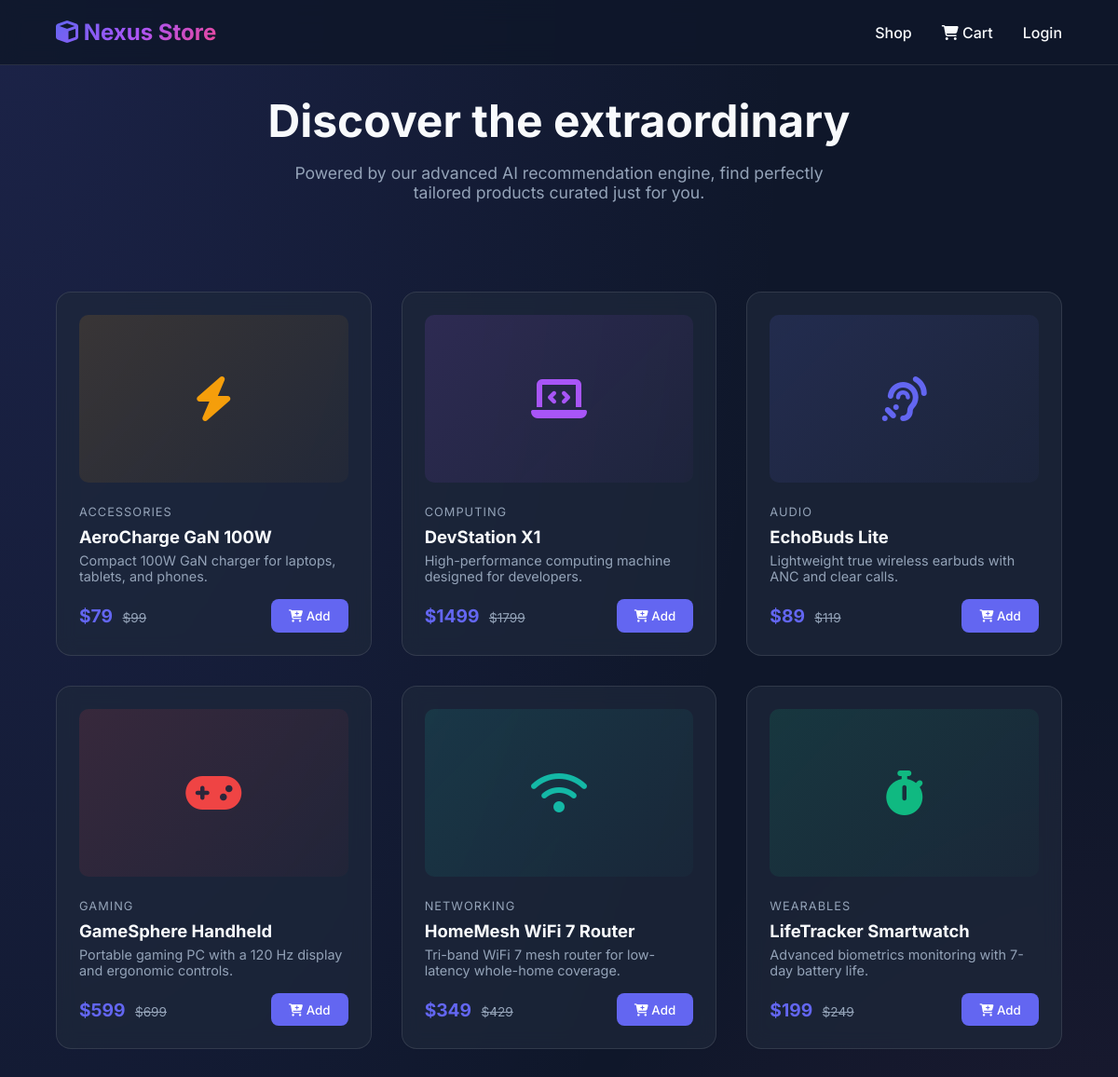
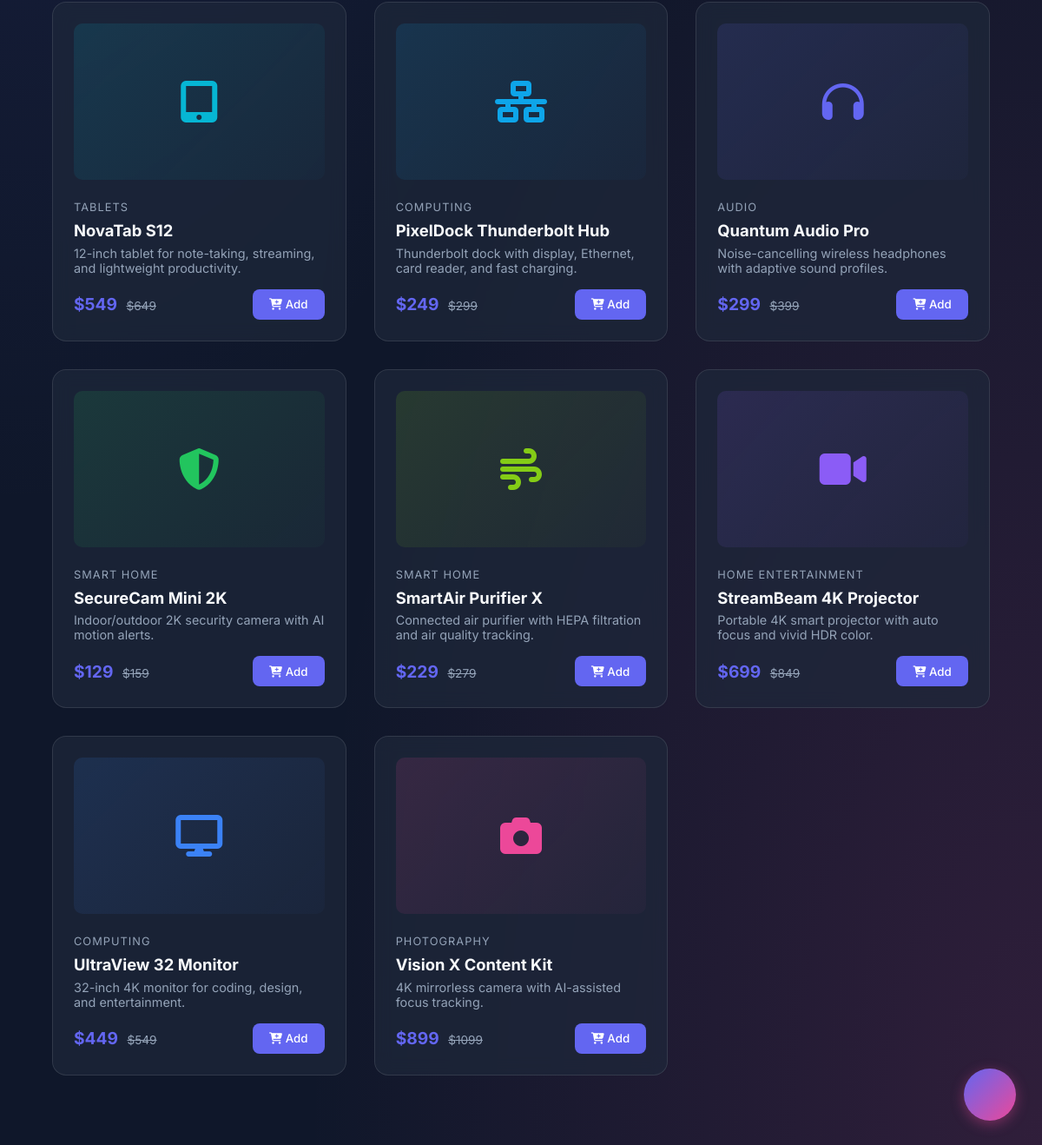
The page / on the database its author committed (2 pictures, top to bottom).
### ecommerce_ai/models.py (models this page shows, shortened)
class Product(models.Model):
    category = models.ForeignKey(Category, on_delete=models.PROTECT, related_name="products")
    name = models.CharField(max_length=180)
    slug = models.SlugField(max_length=200, unique=True)
    price = models.DecimalField(max_digits=10, decimal_places=2)
    original_price = models.DecimalField(max_digits=10, decimal_places=2, null=True, blank=True)
    icon = models.CharField(max_length=80, default="fa-microchip")
    color = models.CharField(max_length=20, default="#6366f1")
    short_desc = models.CharField(max_length=240)
    description = models.TextField()
    features = models.JSONField(default=list, blank=True)
    rating = models.DecimalField(max_digits=3, decimal_places=1, default=Decimal("0.0"))
    reviews = models.PositiveIntegerField(default=0)
    stock = models.PositiveIntegerField(default=0)
    is_active = models.BooleanField(default=True)
    created_at = models.DateTimeField(auto_now_add=True)
    updated_at = models.DateTimeField(auto_now=True)
    class Meta:
        ordering = ["name"]
    def get_absolute_url(self):
        return reverse("product_detail", kwargs={"product_id": self.id})
    @property
    def display_price(self):
        return int(self.price) if self.price == self.price.to_integral() else self.price
    @property
    def display_original_price(self):
        if not self.original_price:
            return None
        return int(self.original_price) if self.original_price == self.original_price.to_integral() else self.original_price
    @property
    def in_stock(self):
        return self.stock > 0

class Category(models.Model):
    name = models.CharField(max_length=120, unique=True)
    slug = models.SlugField(max_length=140, unique=True)
    description = models.TextField(blank=True)
    is_active = models.BooleanField(default=True)
    class Meta:
        ordering = ["name"]
        verbose_name_plural = "categories"

### ecommerce_ai/views.py (the view)
# urls.py: 2. Add a URL to urlpatterns:  path('', views.home, name='home')
@ensure_csrf_cookie
def home(request):
    if settings.USE_MICROSERVICES:
        categories = catalog_service.list_categories()
        products = catalog_service.list_products()
    else:
        categories = Category.objects.filter(is_active=True)
        products = Product.objects.filter(is_active=True).select_related("category")
    cart = get_cart(request)
    return render(
        request,
        "ecommerce_ai/index.html",
        {
            "categories": categories,
            "products": products,
            "cart_count": cart_count(cart),
            **auth_context(request),
        },
    )

### ecommerce_ai/cart_ops.py (called while the page is built)
def get_cart(request):
    return request.session.get("cart", {})

def cart_count(cart):
    return sum(int(quantity) for quantity in cart.values())

### ecommerce_ai/customer_session.py (called while the page is built)
def current_customer(request):
    return request.session.get("customer")

def auth_context(request):
    return {"customer": current_customer(request)}

### ecommerce_ai/templates/ecommerce_ai/index.html (shortened to what this page needs)
<!DOCTYPE html>
<html lang="en">
<head>
    <link rel="stylesheet" href="https://cdnjs.cloudflare.com/ajax/libs/font-awesome/6.4.0/css/all.min.css">
</head>
<body>
<nav>
    <a href="/" class="brand"><i class="fa-solid fa-cube"></i> Nexus Store</a>
    <div class="nav-links">
        <a href="/">Shop</a>
        <a href="/cart/" class="cart-link">
            <i class="fa-solid fa-cart-shopping"></i> Cart
        </a>
        {% if customer %}
            <a href="/account/"><i class="fa-solid fa-user"></i> {{ customer.full_name }}</a>
        {% else %}
            <a href="/login/">Login</a>
        {% endif %}
    </div>
</nav>
<main>
    <section class="hero">
        <h1>Discover the extraordinary</h1>
        <p>Powered by our advanced AI recommendation engine, find perfectly tailored products curated just for you.</p>
    </section>
    <section class="products">
        {% for product in products %}
        <a class="product-card" href="{{ product.get_absolute_url }}" id="product-{{ product.id }}">
            <div class="product-img" style="background:linear-gradient(135deg,{{ product.color }}22,{{ product.color }}08);color:{{ product.color }}">
                <i class="fa-solid {{ product.icon }}"></i>
            </div>
            <div class="product-info">
                <div class="cat">{{ product.category.name }}</div>
                <h3>{{ product.name }}</h3>
                <p>{{ product.short_desc }}</p>
            </div>
            <div class="product-footer">
                <div class="price-block">
                    <span class="price">${{ product.display_price }}</span>
                    {% if product.display_original_price %}<span class="orig">${{ product.display_original_price }}</span>{% endif %}
                </div>
                <button type="button" class="btn-add" {% if not product.in_stock %}disabled{% endif %} onclick="event.preventDefault(); addToCart({{ product.id }})">
                    <i class="fa-solid fa-cart-plus"></i> Add
                </button>
            </div>
        </a>
        {% endfor %}
    </section>
</main>
<button type="button" class="chat-toggle" id="chatOpenBtn"></button>
</body>
</html>

### ecommerce_ai/templates/ecommerce_ai/index.html (style rules this page uses)
:root { --bg-dark: #0f172a; --bg-navbar: rgba(15, 23, 42, 0.85); --bg-card: rgba(30, 41, 59, 0.7); --primary: #6366f1; --primary-hover: #4f46e5; --text-light: #f8fafc; --text-muted: #94a3b8; --border-light: rgba(255, 255, 255, 0.1); --glass-bg: rgba(15, 23, 42, 0.75); --glass-border: rgba(255, 255, 255, 0.08); --glass-shadow: 0 8px 32px 0 rgba(0, 0, 0, 0.37); }
* { margin: 0; padding: 0; box-sizing: border-box; font-family: 'Inter', sans-serif; }
body { min-height: 100vh; color: var(--text-light); background-color: var(--bg-dark); background-image: radial-gradient(at 0% 0%, rgba(99, 102, 241, 0.15) 0, transparent 50%), radial-gradient(at 100% 100%, rgba(236, 72, 153, 0.15) 0, transparent 50%); background-attachment: fixed; overflow-x: hidden; }
nav { position: fixed; top: 0; width: 100%; height: 70px; padding: 0 5%; display: flex; align-items: center; justify-content: space-between; background: var(--bg-navbar); backdrop-filter: blur(12px); border-bottom: 1px solid var(--border-light); z-index: 100; }
.brand { font-size: 1.5rem; font-weight: 700; text-decoration: none; background: linear-gradient(135deg, #6366f1, #a855f7, #ec4899); -webkit-background-clip: text; -webkit-text-fill-color: transparent; }
.nav-links { display: flex; gap: 2rem; align-items: center; }
.nav-links a { color: var(--text-light); text-decoration: none; font-weight: 500; transition: color 0.3s; }
.cart-link { position: relative; }
main { padding: 100px 5% 50px; }
.hero { text-align: center; margin-bottom: 4rem; }
.hero h1 { font-size: 3rem; margin-bottom: 1rem; font-weight: 700; }
.hero p { max-width: 600px; margin: 0 auto; color: var(--text-muted); font-size: 1.1rem; }
.products { display: grid; grid-template-columns: repeat(auto-fit, minmax(280px, 1fr)); gap: 2rem; padding: 2rem 0; }
.product-card { display: flex; flex-direction: column; gap: 1rem; padding: 1.5rem; border-radius: 16px; text-decoration: none; color: inherit; cursor: pointer; background: var(--bg-card); border: 1px solid var(--border-light); backdrop-filter: blur(10px); transition: transform 0.3s ease, box-shadow 0.3s ease, border-color 0.3s; }
.product-img { width: 100%; height: 180px; margin-bottom: 0.5rem; border-radius: 10px; display: flex; align-items: center; justify-content: center; font-size: 3rem; }
.product-info h3 { font-size: 1.15rem; margin-bottom: 0.4rem; }
.product-info .cat { margin-bottom: 0.5rem; color: var(--text-muted); font-size: 0.8rem; text-transform: uppercase; letter-spacing: 0.08em; }
.product-info p { color: var(--text-muted); font-size: 0.9rem; }
.product-footer { display: flex; justify-content: space-between; align-items: center; margin-top: auto; }
.price-block .price { font-size: 1.2rem; font-weight: 700; color: var(--primary); }
.price-block .orig { margin-left: 6px; font-size: 0.85rem; color: var(--text-muted); text-decoration: line-through; }
.btn-add { padding: 0.6rem 1.2rem; border: none; border-radius: 8px; cursor: pointer; font-weight: 500; color: #fff; background: var(--primary); transition: background 0.3s, transform 0.2s; }
.chat-toggle { position: fixed; right: 30px; bottom: 30px; width: 60px; height: 60px; display: flex; align-items: center; justify-content: center; border: none; border-radius: 50%; cursor: pointer; color: #fff; font-size: 1.5rem; background: linear-gradient(135deg, var(--primary), #ec4899); box-shadow: 0 4px 15px rgba(236, 72, 153, 0.4); transition: transform 0.3s cubic-bezier(.175, .885, .32, 1.275); z-index: 999; }

### rows shown on the page
Product: category.name "ACCESSORIES", name "AeroCharge GaN 100W", short_desc "Compact 100W GaN charger for laptops, tablets, and phones.", display_price "79", display_original_price "99"
Product: category.name "COMPUTING", name "DevStation X1", short_desc "High-performance computing machine designed for developers.", display_price "1499", display_original_price "1799"
Product: category.name "AUDIO", name "EchoBuds Lite", short_desc "Lightweight true wireless earbuds with ANC and clear calls.", display_price "89", display_original_price "119"
Product: category.name "GAMING", name "GameSphere Handheld", short_desc "Portable gaming PC with a 120 Hz display and ergonomic controls.", display_price "599", display_original_price "699"
Product: category.name "NETWORKING", name "HomeMesh WiFi 7 Router", short_desc "Tri-band WiFi 7 mesh router for low-latency whole-home coverage.", display_price "349", display_original_price "429"
Product: category.name "WEARABLES", name "LifeTracker Smartwatch", short_desc "Advanced biometrics monitoring with 7-day battery life.", display_price "199", display_original_price "249"
Product: category.name "TABLETS", name "NovaTab S12", short_desc "12-inch tablet for note-taking, streaming, and lightweight productivity.", display_price "549", display_original_price "649"
Product: category.name "COMPUTING", name "PixelDock Thunderbolt Hub", short_desc "Thunderbolt dock with display, Ethernet, card reader, and fast charging.", display_price "249", display_original_price "299"
Product: category.name "AUDIO", name "Quantum Audio Pro", short_desc "Noise-cancelling wireless headphones with adaptive sound profiles.", display_price "299", display_original_price "399"
Product: category.name "SMART HOME", name "SecureCam Mini 2K", short_desc "Indoor/outdoor 2K security camera with AI motion alerts.", display_price "129", display_original_price "159"
Product: category.name "SMART HOME", name "SmartAir Purifier X", short_desc "Connected air purifier with HEPA filtration and air quality tracking.", display_price "229", display_original_price "279"
Product: category.name "HOME ENTERTAINMENT", name "StreamBeam 4K Projector", short_desc "Portable 4K smart projector with auto focus and vivid HDR color.", display_price "699", display_original_price "849"
Product: category.name "COMPUTING", name "UltraView 32 Monitor", short_desc "32-inch 4K monitor for coding, design, and entertainment.", display_price "449", display_original_price "549"
Product: category.name "PHOTOGRAPHY", name "Vision X Content Kit", short_desc "4K mirrorless camera with AI-assisted focus tracking.", display_price "899", display_original_price "1099"
